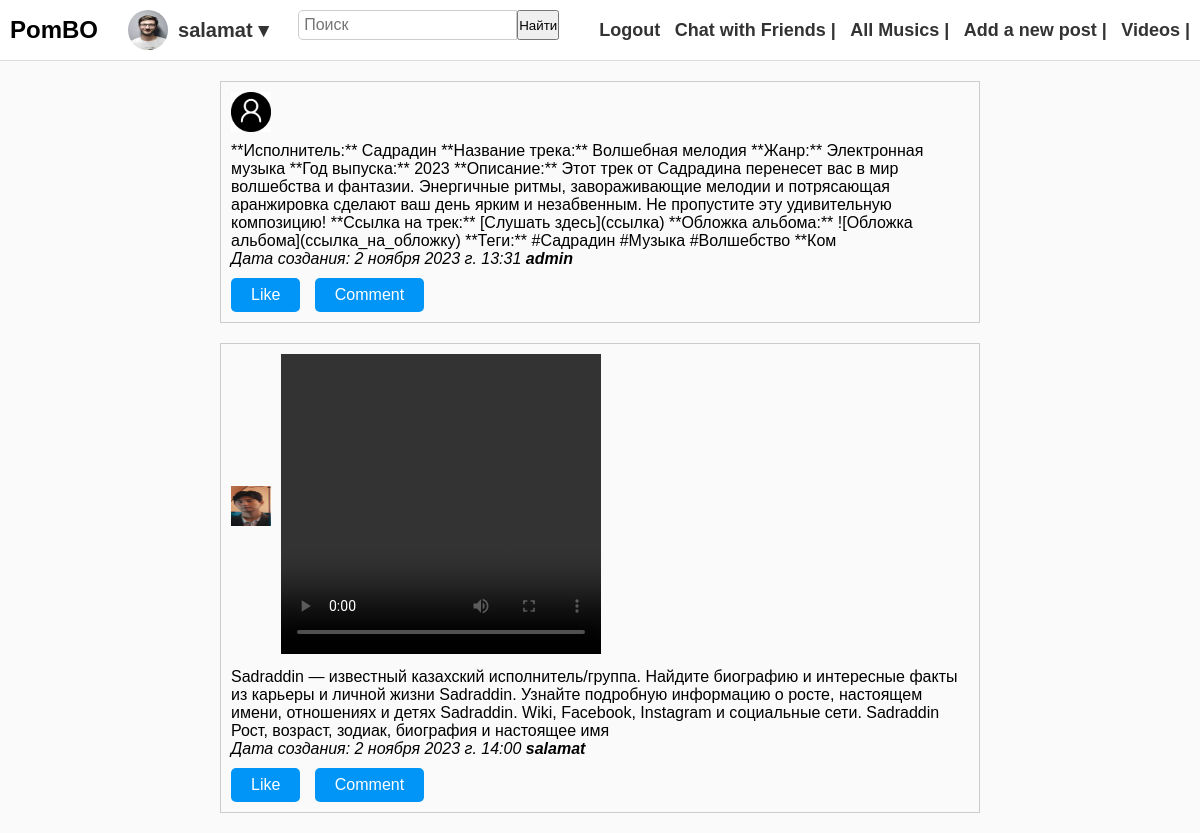
The app's page / (signed in) with its own data.
### social_metwork/models.py (models this page shows)
class CustomUser(AbstractUser):
    profile_image = models.ImageField(upload_to='profile_images/', blank=True, null=True)

class Posts(models.Model):
    author = models.ForeignKey(settings.AUTH_USER_MODEL, on_delete=models.CASCADE)
    created_at = models.DateTimeField(auto_now_add=True)
    content=models.TextField()
    images=models.ImageField(upload_to='posts_images/')
    video=models.FileField(upload_to='videos/',blank=True, null=True)

### social_metwork/views.py (the view)
# urls.py: path('',Home,name='home'),
def Home(request):
    if request.method == 'POST':
        search_query = request.POST.get('q')
        search = Search(index='posts').filter('multi_match', query=search_query, fields=['content', 'author'])
        results = search.execute()
        return render(request, 'search.html', {'results': results, 'search_query': search_query})
    else:
        posts = Posts.objects.all()
        return render(request, 'index.html', {'Posts': posts})

### templates/index.html (shortened to what this page needs)
{% load static %}
<!DOCTYPE html>
<html lang="en">
<head>
    <link rel="stylesheet" href="{% static 'css/index.css' %}">
</head>
<body>
    <header>
        <h1>PomBO</h1>
        <div id="profile-items">
            <img src="{% if user.is_authenticated %}{% if user.profile_image %}{{ user.profile_image.url }}{% else %}{% static 'images/No_Profile.png' %}{% endif %}{% else %}{% static 'images/No_Profile.png' %}{% endif %}" alt="photo-user" id="user-image">            <span id="user-profile">{{ user }} {% if user.is_authenticated %}&blacktriangledown;
        {% endif %}</span>
        </div>
        <form action="{% url 'home' %}" method="post">
            <input type="text" name="q" placeholder="Поиск">
            <input type="submit" value="Найти">
        </form>
        <nav>
            <ul>
                {% if user.is_authenticated %}
                <li><a href="{% url 'logout' %}">Logout</a></li>
                <li><a href="">Chat with Friends |</a></li>
                <li><a href="">All Musics |</a></li>
                <li><a href="{% url 'post' %}">Add a new post |</a></li>
                <li><a href="">Videos |</a></li>
                {% else %}
                <li><a href="{% url 'login' %}">Login</a></li>
                <li><a href="{% url 'register' %}">Register</a></li>
                {% endif %}
            </ul>
        </nav>
    </header>
    <main>
        {% for post in Posts %}
        <div class="post">
            <div class="end">
                <div class="post-header">
                    <img src="{{ post.images.url }}" alt="Изображение">
                </div>
                <div>
                {% if post.video %}
                    <video width="320" height="300px" controls>
                        <source src="{{ post.video.url }}" type="video/mp4" height="300">
                    </video>
                {% endif %}
                </div>
            </div>
            <p class="content">{{ post.content }}</p>
            <p class="date">Дата создания: {{ post.created_at }} <span class="author">{{ post.author.username }}</span></p>
            <div class="interactions">
                <button class="like-button">Like</button>
                <button class="comment-button">Comment</button>
            </div>
        </div>
        {% endfor %}
    </main>
</body>
</html>

### static/css/index.css (style rules this page uses)
* { margin: 0; padding: 0; box-sizing: border-box; }
body { font-family: Arial, sans-serif; background-color: #fafafa; }
header { background-color: #fff; padding: 10px; display: flex; justify-content: space-between; align-items: center; border-bottom: 1px solid #ddd; }
h1 { font-size: 24px; font-weight: bold; }
#profile-items { display: flex; align-items: center; }
#user-image { border-radius: 50%; width: 40px; height: 40px; margin-right: 10px; }
#user-profile { font-size: 20px; font-weight: bold; color: #333; cursor: pointer; position: relative; }
form { display: flex; }
input[type="text"] { padding: 5px; font-size: 16px; border: 1px solid #ccc; border-radius: 5px 0 0 5px; width: 200px; }
button { padding: 5px 10px; background-color: #333; color: #fff; border: none; border-radius: 0 5px 5px 0; font-size: 16px; cursor: pointer; }
nav ul { list-style-type: none; }
nav ul li { display: inline-block; margin-left: 10px; font-size: 18px; }
nav ul li a { text-decoration: none; color: #333; font-weight: bold; }
main { max-width: 800px; margin: 20px auto; padding: 0 20px; }
.post { border: 1px solid #ccc; margin-bottom: 20px; padding: 10px; }
.post-header { display: flex; align-items: center; }
.post-header img { width: 40px; height: 40px; margin-right: 10px; }
.author { font-weight: bold; }
.content { margin-top: 10px; }
.date { font-style: italic; }
.interactions { margin-top: 10px; }
.like-button, .comment-button { background-color: #0095f6; color: white; border: none; border-radius: 5px; padding: 8px 20px; cursor: pointer; margin-right: 10px; }

### templates/index.html (style rules this page uses)
input[type="text"] { margin-bottom: 10px; width: 100%; }
input[type="submit"] { margin-bottom: 10px; }
.end { display: flex; }

### records on screen
CustomUser: profile_image (placeholder picture), username "salamat"
Posts: images (picture), content "**Исполнитель:** Садрадин **Название трека:** Волшебная мелодия **Жанр:** Электронная музыка **Год выпуска:** 2023 **Описание:** Этот трек от Садрадина перенесет вас в мир волшебства и фантазии. Энергичные ритмы, завораживающие мелодии и потрясающая аранжировка сделают ваш день ярким и незабвенным. Не пропустите эту удивительную композицию! **Ссылка на трек:** [Слушать здесь](ссылка) **Обложка альбома:** ![Обложка альбома](ссылка_на_обложку) **Теги:** #Садрадин #Музыка #Волшебство **Ком", created_at "2 ноября 2023 г. 13:31", author.username "admin"
Posts: images (picture), content "Sadraddin — известный казахский исполнитель/группа. Найдите биографию и интересные факты из карьеры и личной жизни Sadraddin. Узнайте подробную информацию о росте, настоящем имени, отношениях и детях Sadraddin. Wiki, Facebook, Instagram и социальные сети. Sadraddin Рост, возраст, зодиак, биография и настоящее имя", created_at "2 ноября 2023 г. 14:00", author.username "salamat"
